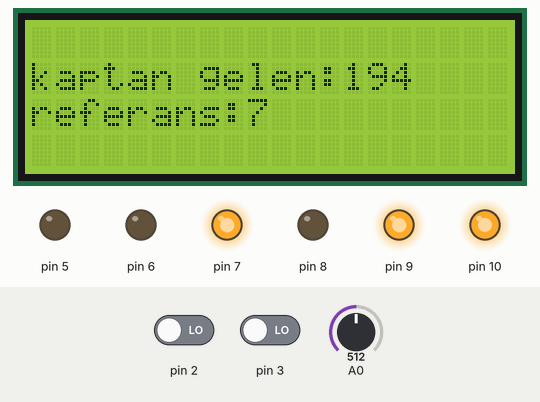
This sketch was run on a simulated Arduino Uno, built with avr-gcc and run on an emulated ATmega328P. Parts: 20×4 character LCD, output pins drawn as LEDs (lit = HIGH). The inputs (shaded band) are chosen by the test bench; at power-on: A0 = 512, pin 2 LOW, pin 3 LOW. What the sketch prints to the serial monitor is not drawn.

Above: at 1.2 s.
1.3 s: A0 set to 245
At 3.8 s:
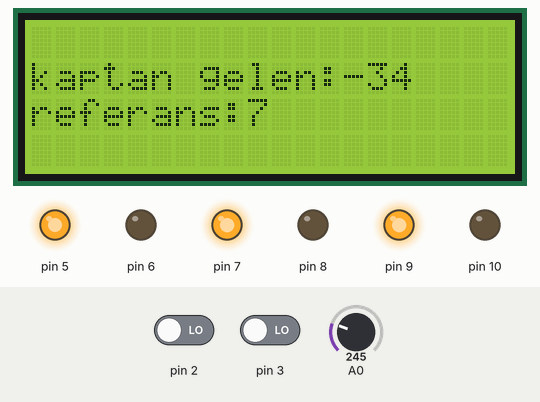
4.5 s: A0 set to 265
At 5.7 s:
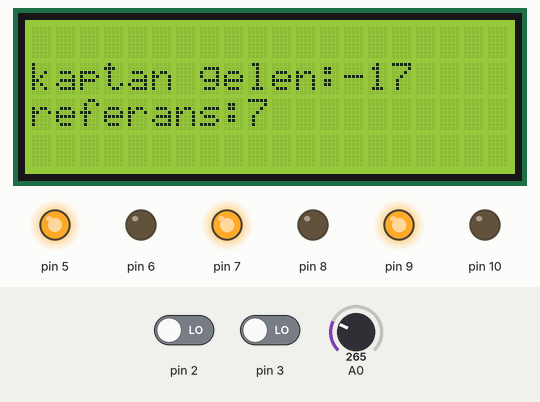
6.5 s: pin 2 driven HIGH
At 8.4 s:
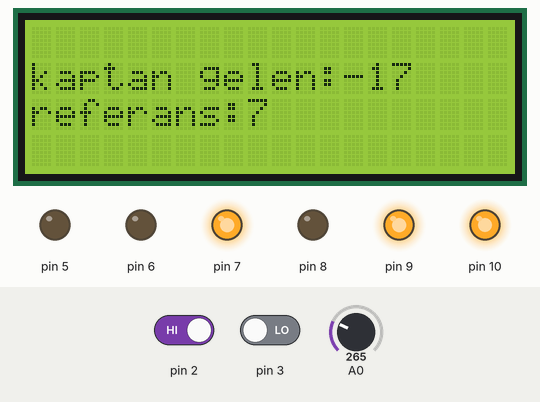
9.5 s: A0 set to 306
At 10.5 s:
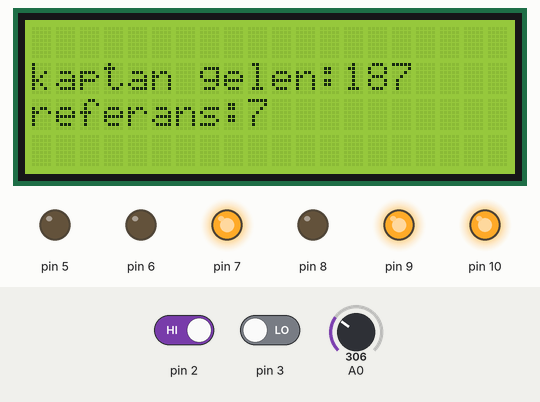
Timing chart, 0 to 12.5 s (numbered marks = the images above; inputs shaded):
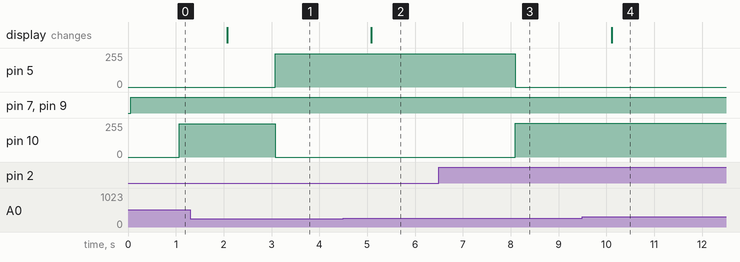

The sketch:

onoffkontrol.ino
```cpp
int pot,denge1,denge2;
#include <LiquidCrystal.h>
const int rs = 30, en = 32, d4 = 34, d5 = 36, d6 = 38, d7 = 40;
LiquidCrystal lcd(rs, en, d4, d5, d6, d7);
void setup() {
  lcd.begin(20, 4);
  pinMode(5,OUTPUT);
  pinMode(6,OUTPUT);
  pinMode(7,OUTPUT);
  pinMode(8,OUTPUT);
  pinMode(9,OUTPUT);
  pinMode(10,OUTPUT);
  pinMode(A0,INPUT);
  //pinMode(A1,INPUT);
  pinMode(2,INPUT);
  pinMode(3,INPUT);
  Serial.begin(9600);
}

void loop() {
digitalWrite(7,HIGH);
digitalWrite(9,HIGH);
pot=analogRead(A0);
denge1=digitalRead(2);
denge2=digitalRead(3);
pot=map(pot,285,306,0,18);
Serial.println(pot);
  lcd.setCursor(0,1);
  lcd.print("kaptan gelen:");
  lcd.print(pot);
  lcd.setCursor(0,2);
 lcd.print("referans:");
 lcd.print("7");
delay(1000);
if(denge1==1)
{
    analogWrite(5,0);
  for(int i=0;i<255;i++)
  {
    analogWrite(10,i);
  }
}
else if(denge2==1){

     analogWrite(10,0);
  for(int i=0;i<255;i++)
  {
    analogWrite(5,i);
  }

  }

else if(pot<7)
{
analogWrite(10,0);
analogWrite(5,250);

}
else if(pot>7)
{
analogWrite(5,0);
analogWrite(10,250);
}
else if(pot==7)
{
analogWrite(5,0);
analogWrite(10,0);
}

  }

     //for(hiz=0;hiz<=255;hiz++)//ayar
     //{

       //analogWrite(5,255);
       //delay(50);//ayar

    // }
    // for(hiz=0;hiz<=255;hiz++)//ayar
//{

       //analogWrite(10,255);
       //delay(5000);//ayar

     //}
      //denge1=analogWrite(A0);
      //for(hiz=255;hiz>=0;hiz--)//ayar
   // {
//        analogWrite(5,0);
       //delay(50);//ayar
    // }
//for(hiz=255;hiz>=0;hiz--)//ayar
   // {
        //analogWrite(10,0);
      // delay(5000);//ayar
   //  }
        //do{
        //  denge2=analogWrite(A0);
         // analogWrite(yan,denge1-denge2);
          //delay(100);
          //}
          //while(denge2<=denge1)

 //analogWrite(ana,25);
 //delay(100);
```

Measured:
- after the input at 1.3 s, pin 5: 0/255 → 250/255 after 1.8 s; pin 10: 250/255 → 0/255 after 1.8 s; the display: changes after 0.78 s (image 1)
- after the input at 4.5 s, the display: changes after 0.59 s (image 2)
- after the input at 6.5 s, pin 5: 250/255 → 0/255 after 1.6 s; pin 10: 0/255 → 254/255 after 1.6 s
- after the input at 9.5 s, the display: changes after 0.61 s (image 4)
